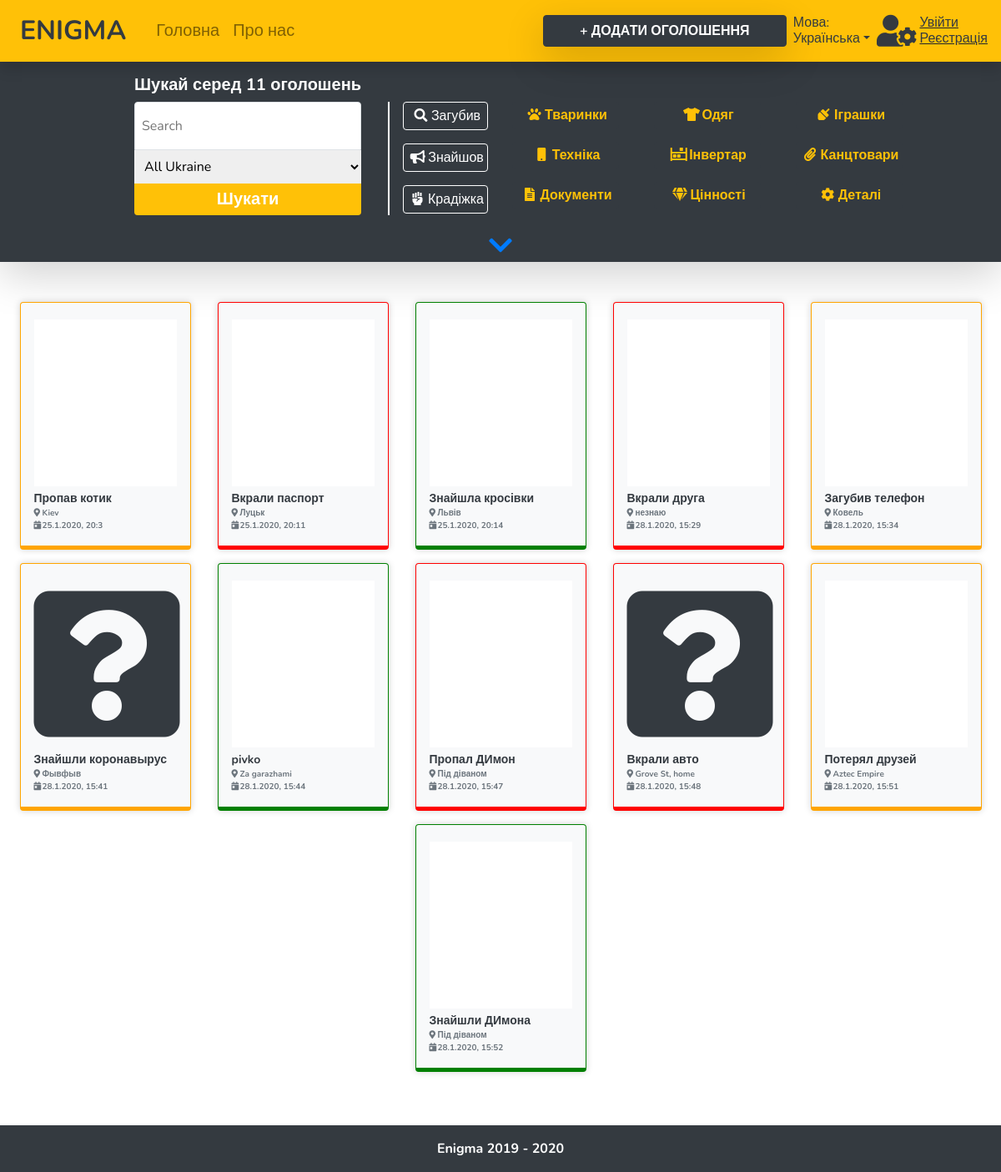
Page /test.php on the committed database.
### tables this page shows
CREATE TABLE `posts` (
  `id` int(11) NOT NULL,
  `owner_id` int(11) DEFAULT NULL,
  `uid` varchar(255) DEFAULT NULL,
  `header` varchar(255) DEFAULT NULL,
  `category` varchar(255) DEFAULT NULL,
  `desc` varchar(2048) DEFAULT NULL,
  `img` varchar(1024) DEFAULT NULL,
  `location` varchar(255) DEFAULT NULL,
  `regdate` varchar(255) DEFAULT NULL,
  `status` enum('lost','found','theft','deactivated') DEFAULT NULL,
  `reward` int(11) DEFAULT NULL
);

### modules/functions.php (called while the page is built, shortened)
<?php
function makeHref($category = "", $status = "", $lang = "")
{
    $language = !empty($lang) ? $lang : $_GET['lang'] ?? 'ua';
    $url = "index.php?lang={$language}";
    $actualCategory = isset($_GET['category']) ? $_GET['category'] : NULL;
    $actualStatus = isset($_GET['status']) ? $_GET['status'] : NULL;
    if (!empty($category) && $category != $actualCategory) {
        $url .= "&category={$category}";
    } elseif (empty($category) && !empty($actualCategory)) {
        $url .= "&category={$actualCategory}";
    }
    if (!empty($status) && $status != $actualStatus) {
        $url .= "&status={$status}";
    } elseif (empty($status) && !empty($actualStatus)) {
        $url .= "&status={$actualStatus}";
    }
    return $url;
}

### test.php (the view, shortened to what this page needs)
<?php
require_once('components/header.php');
require_once('modules/connection.php');
require_once('modules/functions.php');
require_once('components/navbar.php');
$activeVar = 0;
foreach ($_GET as $data) {
    if (!empty($data)) {
        ++$activeVar;
    }
}
!empty($_GET) && $activeVar > 1 ? $filter = " WHERE " : $filter = "";
$counter = mysqli_fetch_assoc(mysqli_query($link, "SELECT COUNT(`id`) as `id` FROM `posts` WHERE `status` = 'lost' OR `status` = 'found' OR `status` = 'theft'"));
$postsInfo = mysqli_fetch_all(mysqli_query($link, "SELECT * FROM `posts`" . $filter));
$dictionary['index']['search']['header'] = str_replace("*", $counter['id'], $dictionary['index']['search']['header']);
$searchHeader = $counter['id'] == 1 ? $dictionary['index']['search']['1header'] : $dictionary['index']['search']['header'];
function locationSelection($location)
{
    if (isset($_GET['location']) && $_GET['location'] == $location) {
        return 'selected';
    } elseif (!isset($_GET['location']) && $location == 'all') {
        return 'selected';
    } else {
        return '';
    }
}
function categorySelection($category)
{
    if (isset($_GET['category']) && $_GET['category'] == $category) {
        return 'category-active';
    } else {
        return '';
    }
}
function statusSelection($status)
{
    if (isset($_GET['status']) && $_GET['status'] == $status) {
        return 'item-active';
    } else {
        return '';
    }
}
?>
    <form method="get">
        <section class="bg-dark text-white shadow-lg">
            <section class="d-flex justify-content-center">
                <div class="d-flex flex-column text-center ml-5 py-3 px-md-3">
                    <h5 class="text-center font-weight-bold"><?= $searchHeader ?></h5>
                    <input type="search"
                           name="search"
                           value="<?= isset($_GET['search']) ? $_GET['search'] : ''; ?>"
                           class="py-3 px-2 rounded-top border border-bottom-dark"
                           placeholder="Search"
                           style="outline: none;">
                    <select type="text"
                            name="location"
                            class="border-0 px-2 py-2"
                            style="outline: none;">
                        <option value="all" <?= locationSelection('all') ?>>All Ukraine</option>
                    </select>
                    <button type="submit"
                            class="d-block bg-warning text-white font-weight-bold py-1 text-decoration-none rounded-bottom"
                            style="outline: none; font-size: 20px; border: none;">
                        <?= $dictionary['index']['search']['buttonSearch'] ?>
                    </button>
                </div>
                <div class="d-none d-sm-block border border-white mt-5 ml-sm-3 mr-1 mb-3 border-right"></div>
                <div class="d-flex flex-column text-center ml-1 mt-5">
                    <a href="<?= makeHref("", "lost"); ?>"
                       class="item text-white rounded mx-1 mx-lg-2 p-1 <?= statusSelection('lost') ?>">
                        <i class="fas fa-search"></i><?= $dictionary['index']['search']['status'][0] ?></a>
                    <a href="<?= makeHref("", "found"); ?>"
                       class="item text-white rounded mx-1 mx-lg-2 my-3 p-1 <?= statusSelection('found') ?>">
                        <i class="fas fa-bullhorn"></i><?= $dictionary['index']['search']['status'][1] ?></a>
                    <a href="<?= makeHref("", "theft"); ?>"
                       class="item text-white rounded mx-1 mx-lg-2 p-1 <?= statusSelection('theft') ?>">
                        <i class="fas fa-fist-raised"></i><?= $dictionary['index']['search']['status'][2] ?></a>
                </div>
                <div class="d-none d-lg-flex flex-row mt-5 mb-3 rounded" id="category">
                    <div class="d-flex flex-column p-0 text-center" style="width: 170px;">
                        <a href="<?= makeHref("pets", ""); ?>"
                           class="category p-1 <?= categorySelection('pets') ?>">
                            <i class="fas fa-paw"></i><?= $dictionary['index']['search']['category'][0] ?></a>
                        <a href="<?= makeHref("devices", ""); ?>"
                           class="category my-3 p-1 <?= categorySelection('devices') ?>">
                            <i class="fas fa-mobile"></i><?= $dictionary['index']['search']['category'][1] ?></a>
                        <a href="<?= makeHref("documents", ""); ?>"
                           class="category p-1 <?= categorySelection('documents') ?>">
                            <i class="fas fa-file-alt"></i><?= $dictionary['index']['search']['category'][2] ?></a>
                    </div>
                    <div class="d-flex flex-column p-0 text-center" style="width: 170px;">
                        <a href="<?= makeHref("clothes", ""); ?>"
                           class="category p-1 <?= categorySelection('clothes') ?>">
                            <i class="fas fa-tshirt"></i><?= $dictionary['index']['search']['category'][3] ?></a>
                        <a href="<?= makeHref("inventory", ""); ?>"
                           class="category p-1 my-3 <?= categorySelection('inventory') ?>">
                            <i class="fas fa-inventory"></i><?= $dictionary['index']['search']['category'][4] ?></a>
                        <a href="<?= makeHref("preciousness", ""); ?>"
                           class="category p-1 <?= categorySelection('preciousness') ?>">
                            <i class="fas fa-gem"></i><?= $dictionary['index']['search']['category'][5] ?></a>
                    </div>
                    <div class="d-flex flex-column p-0 text-center" style="width: 170px;">
                        <a href="<?= makeHref("toys", ""); ?>"
                           class="category p-1 <?= categorySelection('toys') ?>">
                            <i class="fas fa-dreidel"></i><?= $dictionary['index']['search']['category'][6] ?></a>
                        <a href="<?= makeHref("office", ""); ?>"
                           class="category p-1 my-3 <?= categorySelection('office') ?>">
                            <i class="fas fa-paperclip"></i><?= $dictionary['index']['search']['category'][7] ?></a>
                        <a href="<?= makeHref("details", ""); ?>"
                           class="category p-1 <?= categorySelection('details') ?>">
                            <i class="fas fa-cog"></i><?= $dictionary['index']['search']['category'][8] ?></a>
                    </div>
                </div>
            </section>
            <div class="text-center">
                <a role="button"
                   id="expand"
                   class="fas fa-chevron-down bg-dark text-primary py-1 px-5 text-decoration-none"
                   style="border: 0; font-size: 32px; outline: 0;">
                </a>
            </div>
    </form>
    <main class="py-5">
        <div class="d-flex justify-content-center row">
            <?php
            if (empty($postsInfo)) {
                echo "<div class='border border-dark d-flex flex-column justify-content-center text-center p-3 p-md-5 col-9 rounded bg-dark shadow-lg'><span class='fas fa-times text-warning text-center' style='font-size: 200px;'></span><span class='text-warning font-weight-bold' style='font-size: 28px;'>{$dictionary['errors']['noPosts']}</span></div>";
            } else {
                foreach ($postsInfo as $posts) {
                    $posts[6] = json_decode($posts[6], true);
                    $date = json_decode($posts[8], true);
                    $displayDate = $date['mday'] . '.' . $date['mon'] . '.' . $date['year'] . ', ' . $date['hours'] . ':' . $date['minutes'];
                    ?>
                    <article class="card <?php if ($posts[9] == 'deactivated') {
                        echo 'd-none';
                    } else {
                        echo $posts[9];
                    } ?> post bg-light p-3 mx-3 mb-3 col-9 col-sm-4 col-md-3 col-xl-2">
                        <?php if (empty($posts[6])) {
                            echo "<div class='text-center my-1' style='height: 200px !important;'><a href='post.php?id={$posts[0]}' class='fas fa-question-square text-decoration-none text-dark' style='font-size: 200px;'></a></div>";
                        } else {
                            echo "<div class='text-center my-1 bg-white' style='height: 200px !important;'><a href='post.php?id={$posts[0]}'><img alt='' src='{$posts[6]['data']['display_url']}' class='img-fluid position-relative' style='transform: translate(0%,-50%);top: 50%;max-height: 200px;'></a></div>";
                        } ?>
                        <a href="post.php?id=<?= $posts[0] ?>"
                           class="font-weight-bold text-decoration-none text-dark"
                           style="font-size: 14px;"><?= $posts[3] ?></a>
                        <div class="d-flex flex-column">
                            <a href="https://www.google.com/maps/search/<?= $posts[7] ?>/"
                               class="font-weight-bold text-muted position-relative"
                               style="font-size: 10px; bottom: 0;">
                                <i class="fas fa-map-marker-alt" style="width: 10px;"></i><?= $posts[7] ?>
                            </a>
                            <a href="post.php?id=<?= $posts[0] ?>" class="font-weight-bold text-muted position-relative"
                               style="font-size: 10px; bottom: 0;">
                                <i class="fas fa-calendar-day" style="width: 10px;"></i><?= $displayDate ?></a>
                        </div>
                    </article>
                <?php }
            } ?>
        </div>
    </main>
    <footer class="d-flex justify-content-center bg-dark text-center py-3" style="flex-shrink: 0;">
        <span class="text-white font-weight-bold">Enigma 2019 - 2020</span>
    </footer>
<?php
require_once('components/footer.php');
?>

### css/style.css (style rules this page uses)
html, body { overflow-x: hidden; width: 100%; height: 100%; font-family: 'Nunito', sans-serif; }
a, button, li, .item, .fa-question-square, .nav-link { transition: .5s; }
option { outline: none; }
.category { font-weight: 700; border-radius: 0.25rem; width: 75%; color: #ffc107; display: block; padding-right: 15px; padding-left: 15px; margin-right: auto; margin-left: auto; text-decoration: none; background-color: #343a40; border: 0; }
.post { box-shadow: 0 0 0.5rem rgba(0, 0, 0, 0.175); }
.item { border: 1px solid #fff; }
.lost { border-width: 1px 1px 5px 1px; border-style: solid; border-color: orange; }
.found { border-width: 1px 1px 5px 1px; border-style: solid; border-color: green; }
.theft { border-width: 1px 1px 5px 1px; border-style: solid; border-color: red; }
i { width: 25px; }

### rows in the picture
posts: header "Пропав котик", location "Kiev", regdate "25.1.2020, 20:3"
posts: header "Вкрали паспорт", location "Луцьк", regdate "25.1.2020, 20:11"
posts: header "Знайшла кросівки", location "Львів", regdate "25.1.2020, 20:14"
posts: header "Вкрали друга", location "незнаю", regdate "28.1.2020, 15:29"
posts: header "Загубив телефон", location "Ковель", regdate "28.1.2020, 15:34"
posts: header "Знайшли коронавырус", location "Фывфыв", regdate "28.1.2020, 15:41"
posts: header "pivko", location "Za garazhami", regdate "28.1.2020, 15:44"
posts: header "Пропал ДИмон", location "Під діваном", regdate "28.1.2020, 15:47"
posts: header "Вкрали авто", location "Grove St, home", regdate "28.1.2020, 15:48"
posts: header "Потерял друзей", location "Aztec Empire", regdate "28.1.2020, 15:51"
posts: header "Знайшли ДИмона", location "Під діваном", regdate "28.1.2020, 15:52"

### other values in the picture
$dictionary['index']['navbar']['li1'] "Головна"
$dictionary['index']['navbar']['li2'] "Про нас"
$dictionary['index']['navbar']['buttonText3'] "+ ДОДАТИ ОГОЛОШЕННЯ"
$dictionary['index']['navbar']['langText'] "Мова:"
$dictionary['langName'] "Українська"
$dictionary['index']['navbar']['signin'] "Увійти"
$dictionary['index']['navbar']['signup'] "Реєстрація"
$searchHeader "Шукай серед 11 оголошень"
$dictionary['index']['search']['buttonSearch'] "Шукати"
$dictionary['index']['search']['status'][0] "Загубив"
$dictionary['index']['search']['status'][1] "Знайшов"
$dictionary['index']['search']['status'][2] "Крадіжка"
$dictionary['index']['search']['category'][0] "Тваринки"
$dictionary['index']['search']['category'][1] "Техніка"
$dictionary['index']['search']['category'][2] "Документи"
